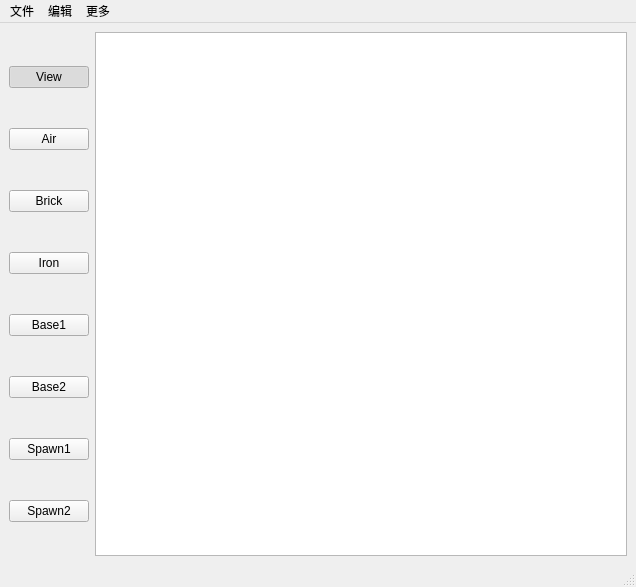
<?xml version="1.0" encoding="UTF-8"?>
<ui version="4.0">
 <class>Mapmaker</class>
 <widget class="QMainWindow" name="Mapmaker">
  <property name="windowModality">
   <enum>Qt::NonModal</enum>
  </property>
  <property name="geometry">
   <rect>
    <x>0</x>
    <y>0</y>
    <width>636</width>
    <height>587</height>
   </rect>
  </property>
  <property name="minimumSize">
   <size>
    <width>636</width>
    <height>587</height>
   </size>
  </property>
  <property name="maximumSize">
   <size>
    <width>636</width>
    <height>587</height>
   </size>
  </property>
  <property name="windowTitle">
   <string>Mapmaker</string>
  </property>
  <property name="windowIcon">
   <iconset resource="../resources.qrc">
    <normaloff>:/resources/maker.png</normaloff>:/resources/maker.png</iconset>
  </property>
  <widget class="QWidget" name="centralwidget">
   <layout class="QHBoxLayout" name="horizontalLayout_2">
    <item>
     <layout class="QHBoxLayout" name="horizontalLayout">
      <item>
       <layout class="QVBoxLayout" name="verticalLayout">
        <item>
         <widget class="QPushButton" name="ViewButton">
          <property name="text">
           <string>View</string>
          </property>
          <property name="icon">
           <iconset resource="../resources.qrc">
            <normaloff>:/resources/view.png</normaloff>:/resources/view.png</iconset>
          </property>
          <property name="checkable">
           <bool>true</bool>
          </property>
          <property name="checked">
           <bool>true</bool>
          </property>
          <property name="autoExclusive">
           <bool>true</bool>
          </property>
         </widget>
        </item>
        <item>
         <widget class="QPushButton" name="AirButton">
          <property name="text">
           <string>Air</string>
          </property>
          <property name="icon">
           <iconset resource="../resources.qrc">
            <normaloff>:/resources/air.png</normaloff>:/resources/air.png</iconset>
          </property>
          <property name="checkable">
           <bool>true</bool>
          </property>
          <property name="autoExclusive">
           <bool>true</bool>
          </property>
          <property name="default">
           <bool>false</bool>
          </property>
          <property name="flat">
           <bool>false</bool>
          </property>
         </widget>
        </item>
        <item>
         <widget class="QPushButton" name="BrickButton">
          <property name="text">
           <string>Brick</string>
          </property>
          <property name="icon">
           <iconset resource="../resources.qrc">
            <normaloff>:/resources/brick.bmp</normaloff>:/resources/brick.bmp</iconset>
          </property>
          <property name="checkable">
           <bool>true</bool>
          </property>
          <property name="autoExclusive">
           <bool>true</bool>
          </property>
         </widget>
        </item>
        <item>
         <widget class="QPushButton" name="IronButton">
          <property name="text">
           <string>Iron</string>
          </property>
          <property name="icon">
           <iconset resource="../resources.qrc">
            <normaloff>:/resources/iron.bmp</normaloff>:/resources/iron.bmp</iconset>
          </property>
          <property name="checkable">
           <bool>true</bool>
          </property>
          <property name="autoExclusive">
           <bool>true</bool>
          </property>
         </widget>
        </item>
        <item>
         <widget class="QPushButton" name="Base1Button">
          <property name="text">
           <string>Base1</string>
          </property>
          <property name="icon">
           <iconset resource="../resources.qrc">
            <normaloff>:/resources/base1.bmp</normaloff>:/resources/base1.bmp</iconset>
          </property>
          <property name="checkable">
           <bool>true</bool>
          </property>
          <property name="autoExclusive">
           <bool>true</bool>
          </property>
         </widget>
        </item>
        <item>
         <widget class="QPushButton" name="Base2Button">
          <property name="text">
           <string>Base2</string>
          </property>
          <property name="icon">
           <iconset resource="../resources.qrc">
            <normaloff>:/resources/base2.bmp</normaloff>:/resources/base2.bmp</iconset>
          </property>
          <property name="checkable">
           <bool>true</bool>
          </property>
          <property name="autoExclusive">
           <bool>true</bool>
          </property>
         </widget>
        </item>
        <item>
         <widget class="QPushButton" name="Spawn1Button">
          <property name="text">
           <string>Spawn1</string>
          </property>
          <property name="icon">
           <iconset resource="../resources.qrc">
            <normaloff>:/resources/spawn1.bmp</normaloff>:/resources/spawn1.bmp</iconset>
          </property>
          <property name="checkable">
           <bool>true</bool>
          </property>
          <property name="autoExclusive">
           <bool>true</bool>
          </property>
         </widget>
        </item>
        <item>
         <widget class="QPushButton" name="Spawn2Button">
          <property name="text">
           <string>Spawn2</string>
          </property>
          <property name="icon">
           <iconset resource="../resources.qrc">
            <normaloff>:/resources/spawn2.bmp</normaloff>:/resources/spawn2.bmp</iconset>
          </property>
          <property name="checkable">
           <bool>true</bool>
          </property>
          <property name="autoExclusive">
           <bool>true</bool>
          </property>
         </widget>
        </item>
       </layout>
      </item>
      <item>
       <widget class="QTableWidget" name="maptable"/>
      </item>
     </layout>
    </item>
   </layout>
  </widget>
  <widget class="QMenuBar" name="menubar">
   <property name="geometry">
    <rect>
     <x>0</x>
     <y>0</y>
     <width>636</width>
     <height>26</height>
    </rect>
   </property>
   <widget class="QMenu" name="file">
    <property name="title">
     <string>文件</string>
    </property>
    <addaction name="New"/>
    <addaction name="Open"/>
    <addaction name="Save"/>
    <addaction name="Quit"/>
   </widget>
   <widget class="QMenu" name="menu">
    <property name="title">
     <string>编辑</string>
    </property>
    <addaction name="Undo"/>
    <addaction name="Redo"/>
   </widget>
   <widget class="QMenu" name="more">
    <property name="title">
     <string>更多</string>
    </property>
    <addaction name="Help"/>
    <addaction name="About"/>
   </widget>
   <addaction name="file"/>
   <addaction name="menu"/>
   <addaction name="more"/>
  </widget>
  <widget class="QStatusBar" name="statusbar"/>
  <action name="New">
   <property name="text">
    <string>新建</string>
   </property>
   <property name="statusTip">
    <string>新建一个地图文件</string>
   </property>
   <property name="shortcut">
    <string>Ctrl+N</string>
   </property>
   <property name="shortcutContext">
    <enum>Qt::WindowShortcut</enum>
   </property>
  </action>
  <action name="Save">
   <property name="text">
    <string>保存</string>
   </property>
   <property name="statusTip">
    <string>保存当前地图文件</string>
   </property>
   <property name="shortcut">
    <string>Ctrl+S</string>
   </property>
  </action>
  <action name="Open">
   <property name="text">
    <string>打开</string>
   </property>
   <property name="statusTip">
    <string>打开一个地图文件</string>
   </property>
   <property name="shortcut">
    <string>Ctrl+O</string>
   </property>
  </action>
  <action name="Quit">
   <property name="text">
    <string>退出</string>
   </property>
   <property name="statusTip">
    <string>退出</string>
   </property>
   <property name="shortcut">
    <string>Ctrl+W</string>
   </property>
  </action>
  <action name="Undo">
   <property name="text">
    <string>撤回</string>
   </property>
   <property name="statusTip">
    <string>撤回一次操作</string>
   </property>
   <property name="shortcut">
    <string>Ctrl+Z</string>
   </property>
  </action>
  <action name="Redo">
   <property name="text">
    <string>重做</string>
   </property>
   <property name="statusTip">
    <string>重做上次操作</string>
   </property>
   <property name="shortcut">
    <string>Ctrl+Shift+Z</string>
   </property>
  </action>
  <action name="Help">
   <property name="text">
    <string>帮助</string>
   </property>
   <property name="shortcut">
    <string>F1</string>
   </property>
  </action>
  <action name="About">
   <property name="text">
    <string>关于</string>
   </property>
  </action>
 </widget>
 <resources>
  <include location="../resources.qrc"/>
 </resources>
 <connections/>
</ui>
